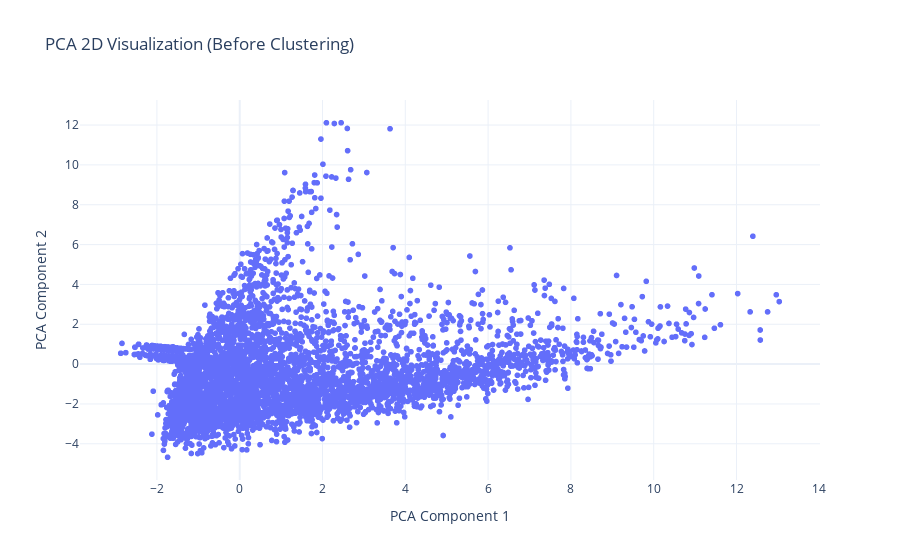

Notebook code for this chart:
### Code cell
# pca한거 시각화해서 어떤 모델을 쓸지 방향 정하기
fig=px.scatter(
    pca_df,
    x='PCA Component 1',
    y='PCA Component 2',
    hover_data=['investor_cfp_id'], # hover_data는 리스트 형식으로 받음 (마우스 오버 시 보이는 정보)
    title='PCA 2D Visualization (Before Clustering)',
    template='plotly_white'
)

fig.show()

### Figure 1 — Plotly figure (JSON) as saved in the notebook; plotly's stock layout.template omitted (floating-point values rounded to 4 significant figures; data arrays with more than 128 entries replaced by an {"elided": "..."} marker saying what was removed)
{"data": [{"customdata": {"elided": "7671x1 str values"}, "hovertemplate": "PCA Component 1=%{x}<br>PCA Component 2=%{y}<br>investor_cfp_id=%{customdata[0]}<extra></extra>", "legendgroup": "", "marker": {"color": "#636efa", "symbol": "circle"}, "mode": "markers", "name": "", "showlegend": false, "type": "scattergl", "x": {"elided": "7671 float values"}, "xaxis": "x", "y": {"elided": "7671 float values"}, "yaxis": "y"}], "layout": {"legend": {"tracegroupgap": 0}, "title": {"text": "PCA 2D Visualization (Before Clustering)"}, "xaxis": {"anchor": "y", "domain": [0, 1], "title": {"text": "PCA Component 1"}}, "yaxis": {"anchor": "x", "domain": [0, 1], "title": {"text": "PCA Component 2"}}}}
